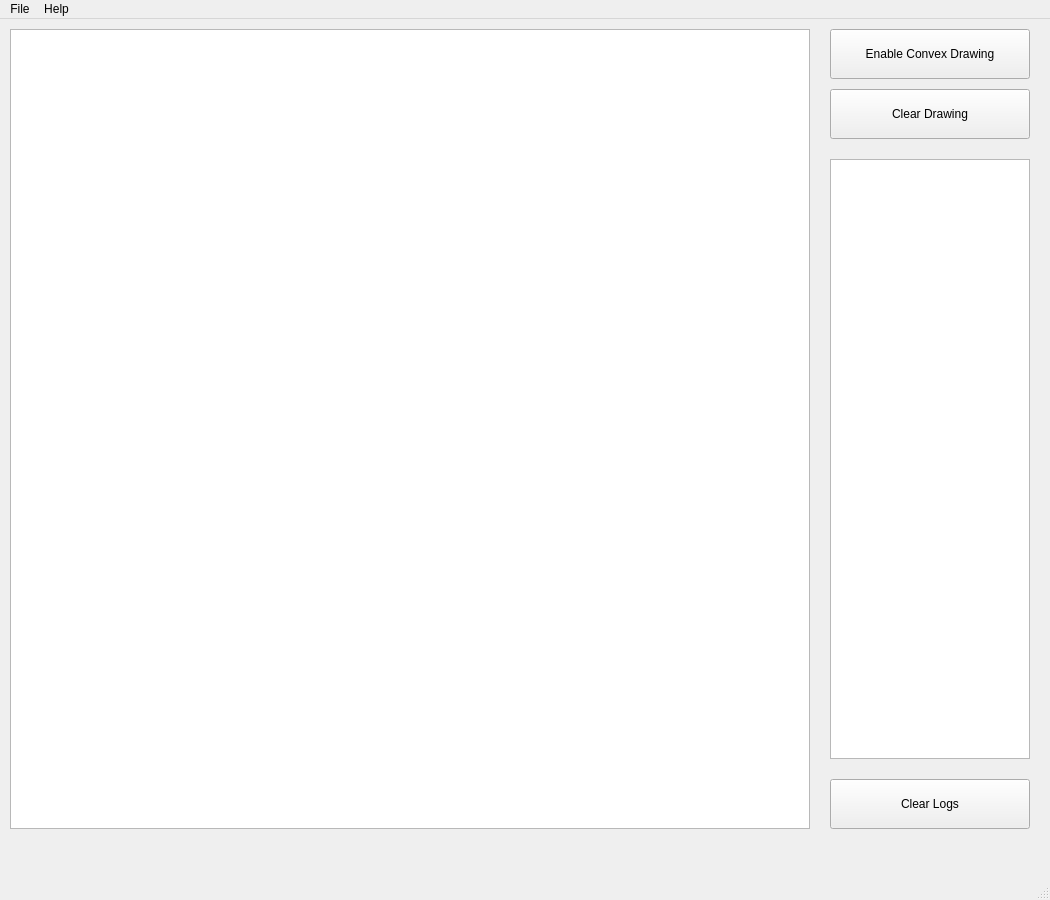
<?xml version="1.0" encoding="UTF-8"?>
<ui version="4.0">
 <class>QMainWindow</class>
 <widget class="QMainWindow" name="QMainWindow">
  <property name="geometry">
   <rect>
    <x>0</x>
    <y>0</y>
    <width>1050</width>
    <height>900</height>
   </rect>
  </property>
  <property name="windowTitle">
   <string>Ground Control Station</string>
  </property>
  <widget class="QWidget" name="centralwidget">
   <widget class="QGraphicsView" name="graphicsView">
    <property name="geometry">
     <rect>
      <x>10</x>
      <y>10</y>
      <width>800</width>
      <height>800</height>
     </rect>
    </property>
   </widget>
   <widget class="QPushButton" name="clearSceneButton">
    <property name="geometry">
     <rect>
      <x>830</x>
      <y>70</y>
      <width>200</width>
      <height>50</height>
     </rect>
    </property>
    <property name="text">
     <string>Clear Drawing</string>
    </property>
   </widget>
   <widget class="QPushButton" name="toggleConvexDrawingButton">
    <property name="geometry">
     <rect>
      <x>830</x>
      <y>10</y>
      <width>200</width>
      <height>50</height>
     </rect>
    </property>
    <property name="text">
     <string>Enable Convex Drawing</string>
    </property>
   </widget>
   <widget class="QPushButton" name="clearSceneButton_2">
    <property name="geometry">
     <rect>
      <x>830</x>
      <y>760</y>
      <width>200</width>
      <height>50</height>
     </rect>
    </property>
    <property name="text">
     <string>Clear Logs</string>
    </property>
   </widget>
   <widget class="QPlainTextEdit" name="plainTextEdit">
    <property name="geometry">
     <rect>
      <x>830</x>
      <y>140</y>
      <width>200</width>
      <height>600</height>
     </rect>
    </property>
   </widget>
  </widget>
  <widget class="QStatusBar" name="statusbar"/>
  <widget class="QMenuBar" name="menubar">
   <property name="geometry">
    <rect>
     <x>0</x>
     <y>0</y>
     <width>1050</width>
     <height>21</height>
    </rect>
   </property>
   <widget class="QMenu" name="menuFile">
    <property name="title">
     <string>File</string>
    </property>
    <addaction name="actionOpen_Preset"/>
    <addaction name="actionSave_Preset"/>
    <addaction name="actionExit"/>
   </widget>
   <widget class="QMenu" name="menuHelp">
    <property name="title">
     <string>Help</string>
    </property>
   </widget>
   <addaction name="menuFile"/>
   <addaction name="menuHelp"/>
  </widget>
  <action name="actionOpen_Preset">
   <property name="text">
    <string>Open Preset</string>
   </property>
  </action>
  <action name="actionSave_Preset">
   <property name="text">
    <string>Save Preset</string>
   </property>
  </action>
  <action name="actionExit">
   <property name="text">
    <string>Exit</string>
   </property>
  </action>
 </widget>
 <resources/>
 <connections/>
</ui>
